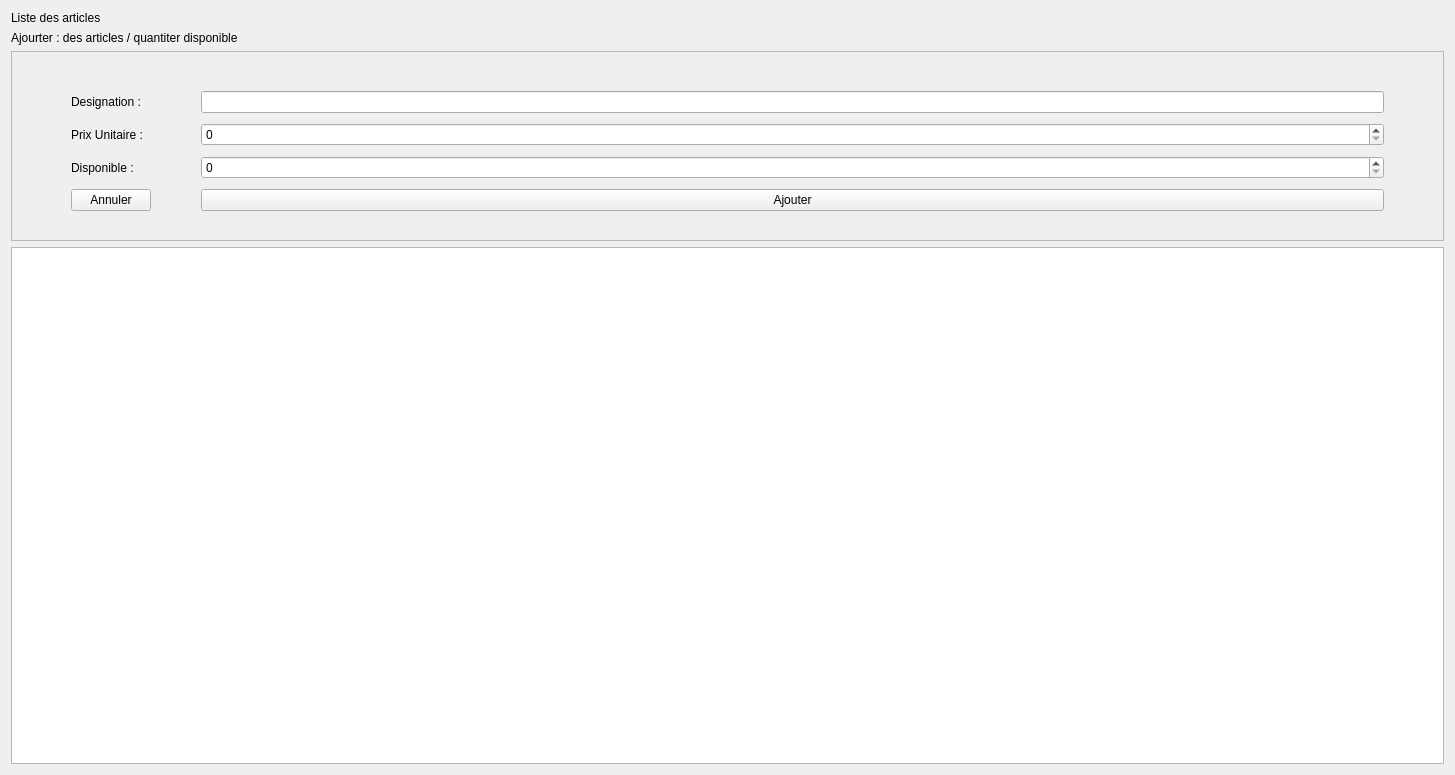
                <widget class="QWidget" name="scrollAreaWidgetContents_4">
                 <property name="geometry">
                  <rect>
                   <x>0</x>
                   <y>0</y>
                   <width>1455</width>
                   <height>775</height>
                  </rect>
                 </property>
                 <layout class="QVBoxLayout" name="verticalLayout_26">
                  <item>
                   <widget class="QLabel" name="label_19">
                    <property name="text">
                     <string>Liste des articles</string>
                    </property>
                   </widget>
                  </item>
                  <item>
                   <widget class="QLabel" name="label_20">
                    <property name="text">
                     <string>Ajourter : des articles / quantiter disponible</string>
                    </property>
                   </widget>
                  </item>
                  <item>
                   <widget class="QFrame" name="frame_5">
                    <property name="frameShape">
                     <enum>QFrame::StyledPanel</enum>
                    </property>
                    <property name="frameShadow">
                     <enum>QFrame::Raised</enum>
                    </property>
                    <layout class="QVBoxLayout" name="verticalLayout_27">
                     <item>
                      <layout class="QFormLayout" name="formLayout_6">
                       <property name="horizontalSpacing">
                        <number>50</number>
                       </property>
                       <property name="verticalSpacing">
                        <number>10</number>
                       </property>
                       <property name="leftMargin">
                        <number>50</number>
                       </property>
                       <property name="topMargin">
                        <number>30</number>
                       </property>
                       <property name="rightMargin">
                        <number>50</number>
                       </property>
                       <property name="bottomMargin">
                        <number>20</number>
                       </property>
                       <item row="0" column="0">
                        <widget class="QLabel" name="label_21">
                         <property name="text">
                          <string>Designation : </string>
                         </property>
                        </widget>
                       </item>
                       <item row="0" column="1">
                        <widget class="QLineEdit" name="designationEd"/>
                       </item>
                       <item row="1" column="0">
                        <widget class="QLabel" name="label_22">
                         <property name="text">
                          <string>Prix Unitaire : </string>
                         </property>
                        </widget>
                       </item>
                       <item row="1" column="1">
                        <widget class="QSpinBox" name="prixUnitaireEd"/>
                       </item>
                       <item row="2" column="0">
                        <widget class="QLabel" name="label_25">
                         <property name="text">
                          <string>Disponible :</string>
                         </property>
                        </widget>
                       </item>
                       <item row="2" column="1">
                        <widget class="QSpinBox" name="disponibleEd"/>
                       </item>
                       <item row="3" column="0">
                        <widget class="QPushButton" name="cancelArticleBtn">
                         <property name="text">
                          <string>Annuler</string>
                         </property>
                        </widget>
                       </item>
                       <item row="3" column="1">
                        <widget class="QPushButton" name="addArticleBtn">
                         <property name="text">
                          <string>Ajouter</string>
                         </property>
                        </widget>
                       </item>
                      </layout>
                     </item>
                    </layout>
                   </widget>
                  </item>
                  <item>
                   <widget class="QTableWidget" name="articleDB">
                    <property name="styleSheet">
                     <string notr="true">QHeaderView{ 
	background-color: #000000 ; color: black; 
} 

:hover{
	border-left : 1px solid #1c3d70;
	border-right : 1px solid #1c3d70;
	border-bottom : 1px solid #1c3d70;}</string>
                    </property>
                   </widget>
                  </item>
                 </layout>
                </widget>
